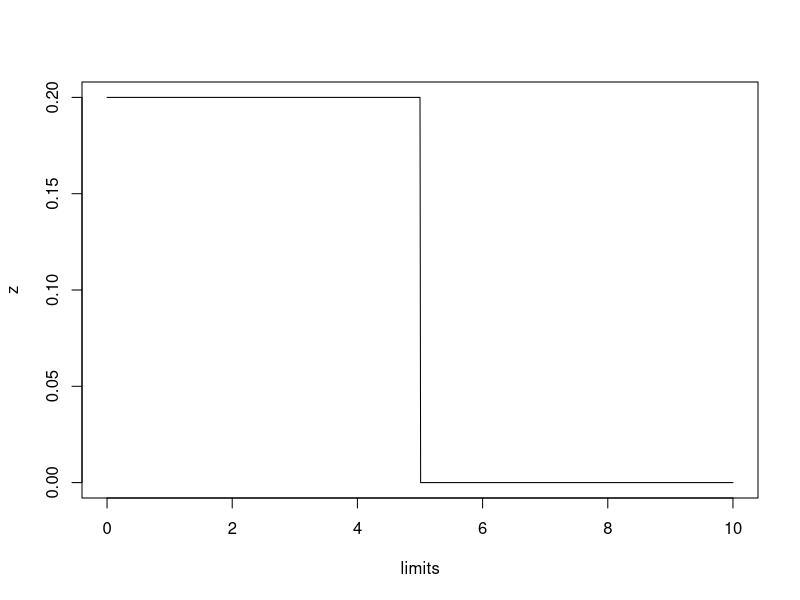
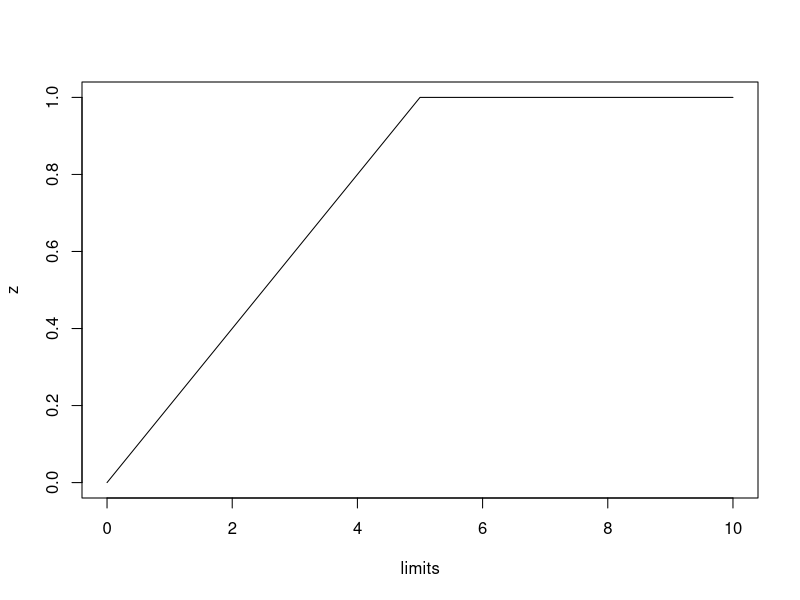
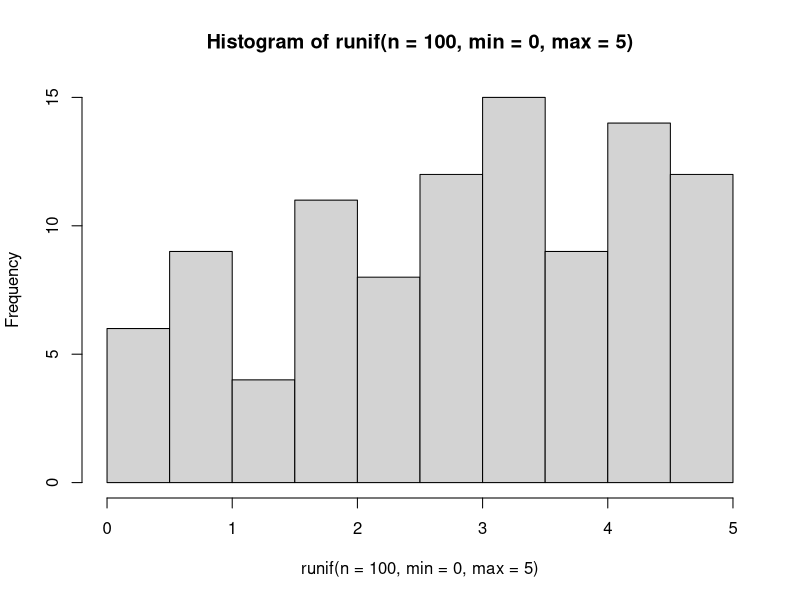
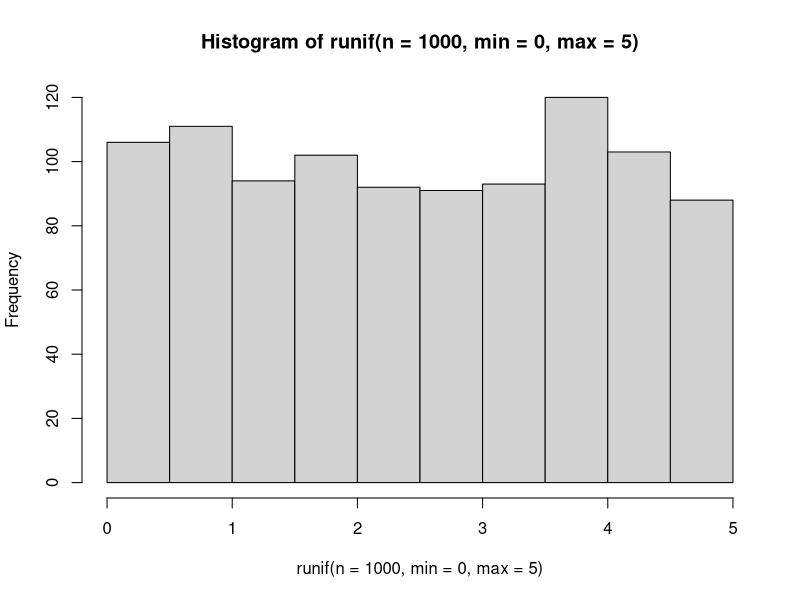
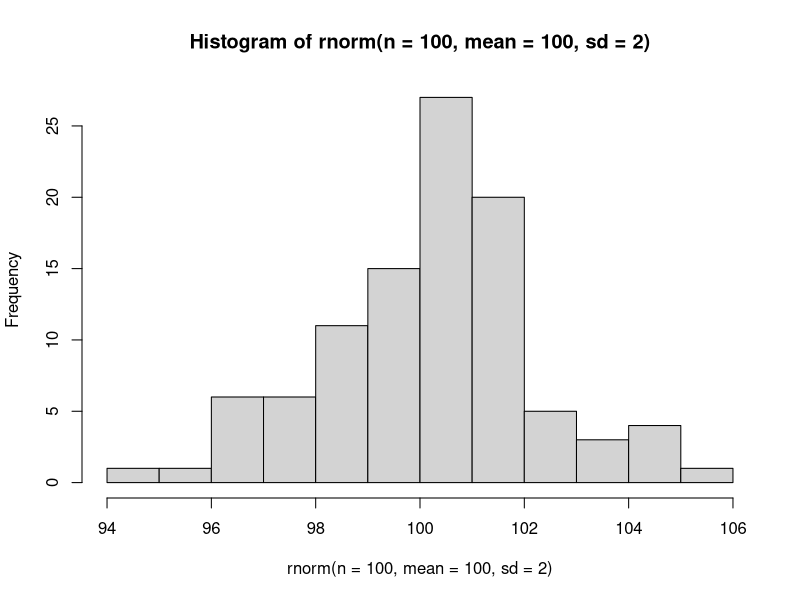
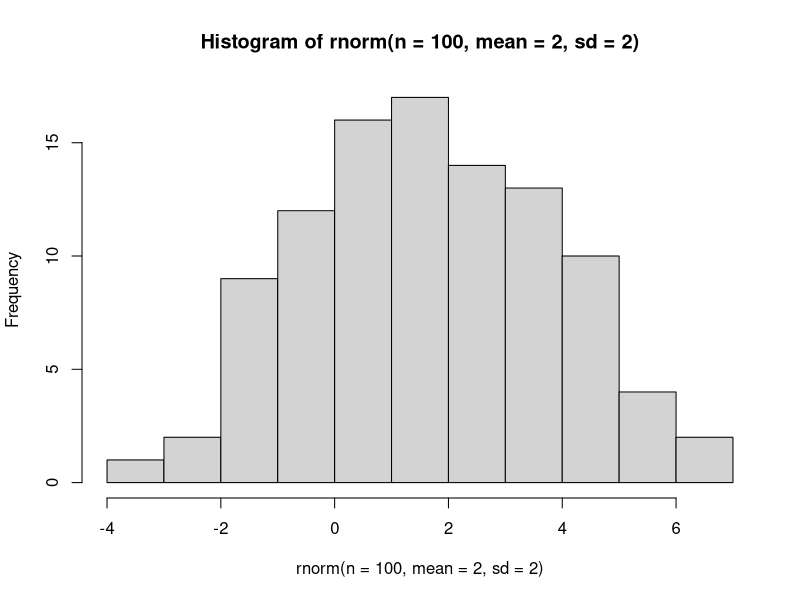
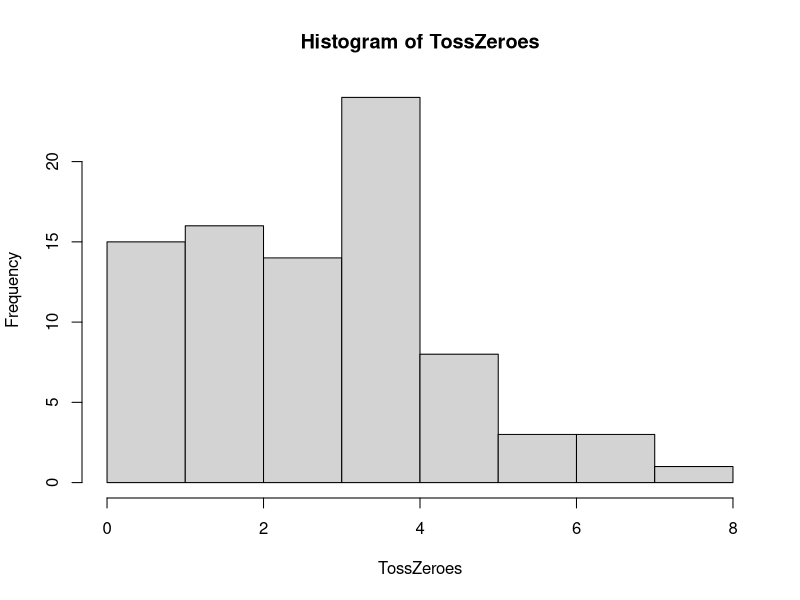
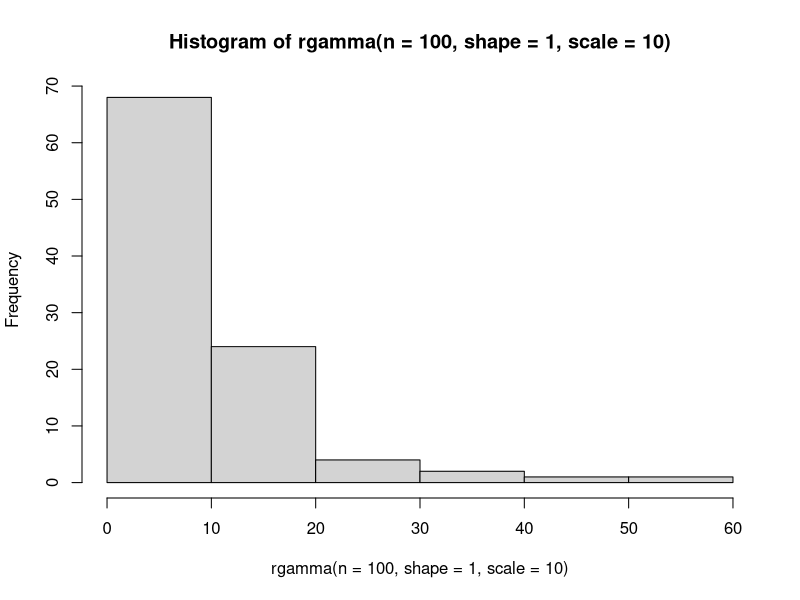

Reproduce these figures in R, in order.
# Continuous probability distributions
# 24 March 2016
# NJG
#-------------------------------------------------
# uniform
# params specific minimum and maximum

# dunif for density plot
limits <- seq(0,10,by=0.01)
z <-dunif(x=limits,min=0,max=5)
names(z) <- limits
plot(x=limits, y=z,type="l",xlim=c(0,10))

#punif for cumulative density (= tail probabilities)
limits <- seq(0,10,by=0.01)
z <-punif(q=limits,min=0,max=5)
names(z) <- limits
plot(x=limits, y=z,type="l",xlim=c(0,10))

#qunif for quantiles
qunif(p=c(0.025,0.975),min=0,max=5)

#runif for random data
hist(runif(n=100,min=0,max=5))
hist(runif(n=1000,min=0,max=5))
#-------------------------------------------------
# normal 

hist(rnorm(n=100,mean=100,sd=2))

# problems with uniform when mean is small but zero is not allowed.
hist(rnorm(n=100,mean=2,sd=2))
MyVec <- rnorm(n=100,mean=2, sd=2)
summary(MyVec)
TossZeroes <- MyVec[MyVec>0]
hist(TossZeroes)
summary(TossZeroes)

#-------------------------------------------------
# gamma distribution, continuous positive values, but bounded at 0

hist(rgamma(n=100,shape=1,scale=10))

# gamma with shape= 1 is an exponential with scale = mean

# shape <=1 gives a mode near zero; very small shape rounds to zero
hist(rgamma(n=100,shape=0.1,scale=1))

# large shape parameters moves towards a normal
hist(rgamma(n=100,shape=2,scale=1))

# scale parameter changes mean- and the variance!

hist(rgamma(n=100,shape=2,scale=10))
hist(rgamma(n=100,shape=2,scale=100))
hist(rgamma(n=100,shape=2,scale=1))
hist(rgamma(n=100,shape=2,scale=0.1))

# unlike the normal, the two parameters affect both mean and variance

# mean = shape*scale
# variance= shape*scale^2
#-------------------------------------------------

# beta distribution 
# bounded at 0 and 1
# analagous to a binomial, but result is a continuous distribution of probabilities
# parameter shape1 = number of successes + 1
# parameter shape2 = number of failures + 1
# interpret these in terms of a coin you are tossing

# shape1 = 1, shape2 = 1 = "no data"
hist(rbeta(n=1000,shape1=1,shape2=1),breaks=seq(0,1.0,length=100))

# shape1 = 2, shape1 = 1 = "1 coin toss, comes up heads!"
hist(rbeta(n=1000,shape1=2,shape2=1),breaks=seq(0,1.0,length=100))
hist(rbeta(n=1000,shape1=1,shape2=2),breaks=seq(0,1.0,length=100))

# two tosses, 1 head and 1 tail
hist(rbeta(n=1000,shape1=2,shape2=2),breaks=seq(0,1.0,length=100))

# two tosses, both heads
hist(rbeta(n=1000,shape1=3,shape2=1),breaks=seq(0,1.0,length=100))

# let's get more data
hist(rbeta(n=1000,shape1=20,shape2=20),breaks=seq(0,1.0,length=100))

hist(rbeta(n=1000,shape1=500,shape2=500),breaks=seq(0,1.0,length=100))

# if the coin is biased
hist(rbeta(n=1000,shape1=1000,shape2=500),breaks=seq(0,1.0,length=100))
hist(rbeta(n=1000,shape1=10,shape2=5),breaks=seq(0,1.0,length=100))


# shape parameters less than 1.0 give us a u-shaped distribution
hist(rbeta(n=1000,shape1=0.1,shape2=0.1),breaks=seq(0,1.0,length=100))
hist(rbeta(n=1000,shape1=0.5,shape2=0.5),breaks=seq(0,1.0,length=100))
hist(rbeta(n=1000,shape1=0.5,shape2=0.2),breaks=seq(0,1.0,length=100))

#-------------------------------------------------
# estimating parameters from data
# maximum likelihood estimator theta versus P(data|theta)

# use fitdistr function, feeding it data and a distribution type)
library(MASS)
x <- rnorm(1000,mean=92.5,sd=2.5)
hist(x)
fitdistr(x,"normal")

# compare to true parameters
# compare to parameters estimated from simple means and standard deviations
mean(x)
sd(x)

# but how do we "know" what distribution to fit?
fitdistr(x,"gamma")
z <- fitdistr(x,"gamma")

# find components of z
str(z)
# rate = 1/scale
# so here is the estimate of the mean
z$estimate[1]/z$estimate[2]

# and here is the estimate of the variance
z$estimate[1]/z$estimate[2]^2
